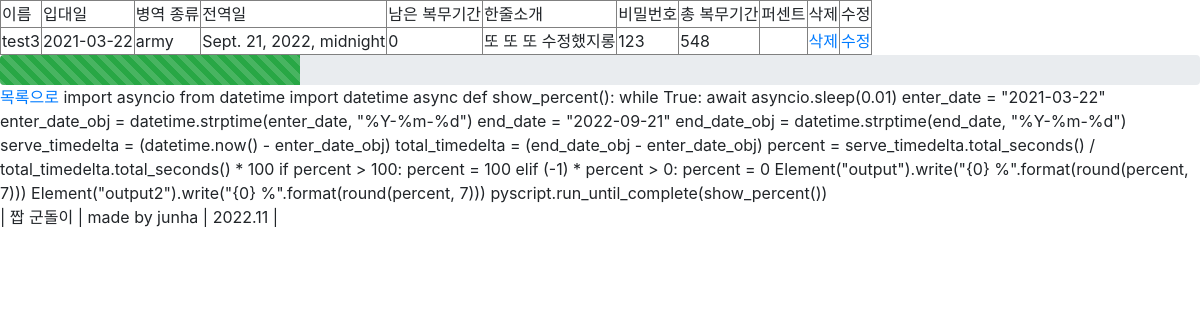
The app's page /fake_gundori/soldier/19, older data.
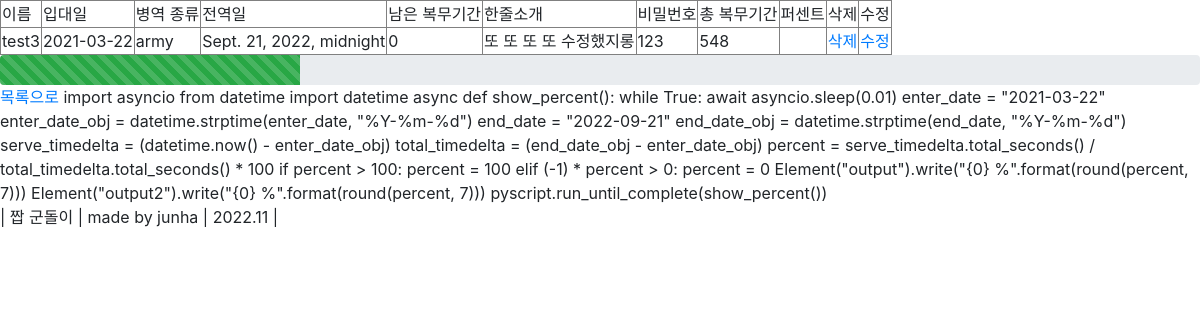
The same page, newer data.
### fake_gundori/models.py (models this page shows, shortened)
class Soldier(models.Model):
    name = models.CharField(max_length=20)
    password = models.CharField(max_length=20, default="password")
    enter_date = models.DateTimeField()
    army_choice = models.CharField(choices=ARMY_CHOICE, max_length=30, null=True)
    bio = models.CharField(max_length=200, null=True, blank=True, default="한줄소개")
    @property
    def end_date(self):
        enter_date = self.enter_date
        army_choice = self.army_choice
        if army_choice == "army":
            end_date = enter_date + relativedelta(months=18) + relativedelta(days=-1)
        if army_choice == "navy":
            end_date = enter_date + relativedelta(months=20) + relativedelta(days=-1)
        if army_choice == "air":
            end_date = enter_date + relativedelta(months=21) + relativedelta(days=-1)
        return end_date
    @property
    def remain_days(self):
        end_date = self.end_date
        remain_days = (end_date - timezone.now()).days
        if remain_days < 0:
            remain_days = 0
        return remain_days
    @property
    def total_days(self):
        end_date = self.end_date
        enter_date = self.enter_date
        return (end_date - enter_date).days
    @property
    def percent(self):
        end_date = self.end_date
        enter_date = self.enter_date
        serve_timedelta = (timezone.now() - enter_date) # datetime.timedelta object
        total_timedelta = (end_date - enter_date) #datetime.timedelta object
        percent = serve_timedelta.total_seconds() / total_timedelta.total_seconds() * 100
        if percent > 100:
            percent = 100
        if percent < 0:
            percent = 0
        return round(percent)

### fake_gundori/views.py (the view)
# urls.py: path('soldier/<int:pk>', views.SoldierDetailView.as_view(), name='soldier_detail'),
class SoldierDetailView(generic.DetailView):
    model = Soldier
    template_name = 'soldier_detail.html'
    def get_context_data(self, *args, **kwargs):
        context = super(SoldierDetailView, self).get_context_data(*args, **kwargs)
        myobject = self.object
        context['pct'] = myobject.percent
        return context

### fake_gundori/templates/soldier_detail.html (shortened to what this page needs)
{% extends "base_generic.html" %}
{% block title %}
<link rel="stylesheet" href="https://pyscript.net/latest/pyscript.css" />
{% endblock %}
{% block content %}
<table border="1">
    <tr>
        <td>이름</td>
        <td>입대일</td>
        <td>병역 종류</td>
        <td>전역일</td>
        <td>남은 복무기간</td>
        <td>한줄소개</td>
        <td>비밀번호</td>
        <td>총 복무기간</td>
        <td>퍼센트</td>
        <td>삭제</td>
        <td>수정</td>
    </tr>
    <tr>
        <td>{{ soldier.name }}</td>
        <td>{{ soldier.enter_date|date:"Y-m-d" }}</td>
        <td>{{ soldier.army_choice }}</td>
        <td>{{ soldier.end_date }}</td>
        <td>{{ soldier.remain_days }}</td>
        <td>{{ soldier.bio }}</td>
        <td>{{ soldier.password }}</td>
        <td>{{ soldier.total_days }}</td>
        <td id="output"></td>
        <td>
            <a href="{{ soldier.id }}/delete">삭제</a>
        </td>
        <td>
            <a href="{{ soldier.id }}/update">수정</a>
        </td>
    </tr>
</table>
<div class="progress" style="height: 30px;">
    <div class="progress-bar progress-bar-striped progress-bar-animated bg-success" role="progressbar" style="width: 25%;" aria-valuenow="25" aria-valuemin="0" aria-valuemax="100"></div>
</div>
<div>
    <a href="{% url 'soldier-list' %}">목록으로</a>
    <py-script>
    import asyncio
    from datetime import datetime
    async def show_percent():
        while True:
            await asyncio.sleep(0.01)
            enter_date = "{{ soldier.enter_date|date:"Y-m-d" }}"
            enter_date_obj = datetime.strptime(enter_date, "%Y-%m-%d")
            end_date = "{{ soldier.end_date|date:"Y-m-d" }}"
            end_date_obj = datetime.strptime(end_date, "%Y-%m-%d")
            serve_timedelta = (datetime.now() - enter_date_obj)
            total_timedelta = (end_date_obj - enter_date_obj)
            percent = serve_timedelta.total_seconds() / total_timedelta.total_seconds() * 100
            if percent > 100:
                percent = 100
            elif (-1) * percent > 0:
                percent = 0
            Element("output").write("{0} %".format(round(percent, 7)))
            Element("output2").write("{0} %".format(round(percent, 7)))
    pyscript.run_until_complete(show_percent())
    </py-script>
    {% endblock %}

Row changes from the older to the newer data that the page shows:
changed Soldier "test3": bio "또 또 또 수정했지롱" → "또 또 또 또 수정했지롱"
